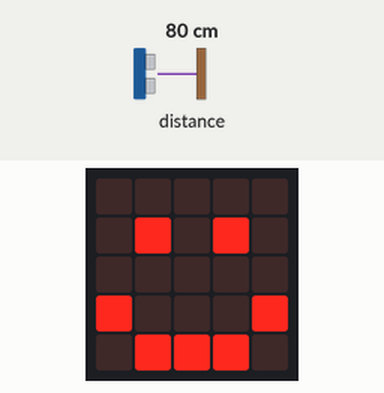
A program run on a simulated BBC micro:bit (MakeCode). Shown: the board's 5×5 LED display. The inputs (shaded band) are chosen by the test bench; at power-on: distance to the obstacle 80 cm.

Above: at 1.8 s.
1.9 s: distance to the obstacle set to 11 cm
4.0 s: distance to the obstacle set to 8 cm
At 5.5 s:
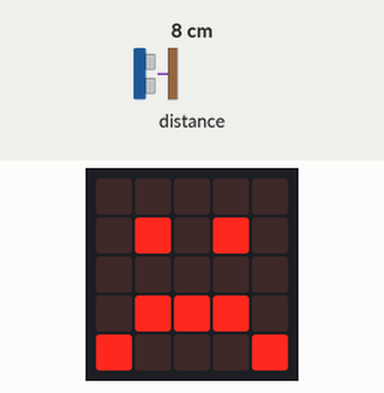
6.5 s: distance to the obstacle set to 18 cm
At 7.6 s:
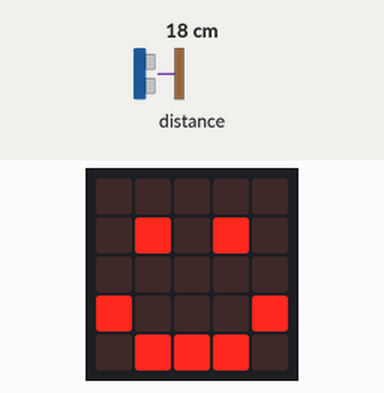
8.8 s: distance to the obstacle set to 2 cm
At 10.8 s:
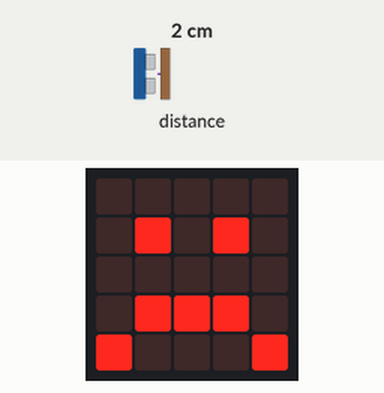
Timing chart, 0 to 12.0 s (numbered marks = the images above; inputs shaded):
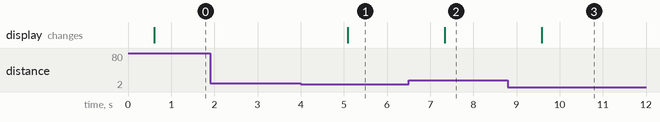

Measured:
- the behaviour switches between 10 and 9 cm on distance to the obstacle (found by bisection; images 0 and 1)
- after the input at 1.9 s, every drawn part: stays the same
- after the input at 4.0 s, the display: changes after 1.1 s (image 1)
- after the input at 6.5 s, the display: changes after 0.84 s (image 2)
- after the input at 8.8 s, the display: changes after 0.78 s (image 3)

The program:

main.ts
```typescript
let distancia = 0
basic.showIcon(IconNames.Heart)

basic.forever(function () {
    distancia = sonar. ping(
        DigitalPin.P1,
        DigitalPin.P2,
 PingUnit.Centimeters
    )

    if (distancia < 10) {
        basic.showIcon(IconNames.Sad)   // Muy cerca 😢
    } else {
        basic.showIcon(IconNames.Happy) // Lejos 😃
    }

    basic.pause(500)
})
```

test.ts
```typescript
// aquí va el archivo "tests"; esto no se compilará cuando este paquete se utilice como una extensión.
```
